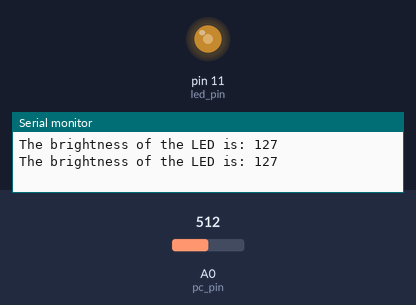
The sketch below on a simulated Arduino Uno, built with avr-gcc and run on an emulated ATmega328P. On the bench: output pins drawn as LEDs (lit = HIGH), the last lines printed to the serial monitor. Inputs (shaded band) come from the test bench; at power-on: A0 (pc_pin) = 512.

Above: at 1.8 s.
1.9 s: A0 (pc_pin) set to 716
At 3.2 s:
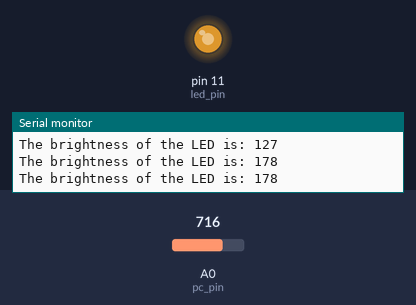
3.5 s: A0 (pc_pin) set to 900
At 4.9 s:
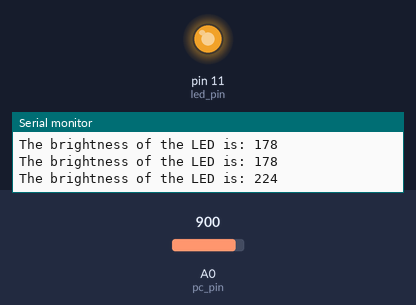
5.5 s: A0 (pc_pin) set to 122
At 6.5 s:
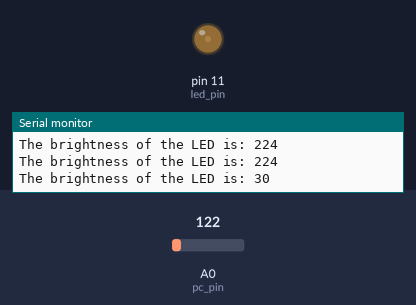
7.5 s: A0 (pc_pin) set to 0
At 9.2 s:
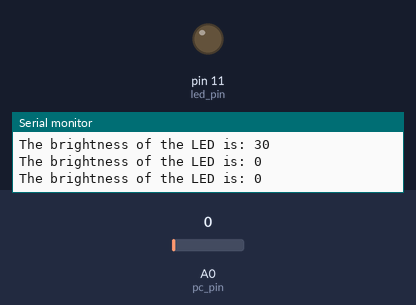
9.5 s: A0 (pc_pin) set to 511
At 10.8 s:
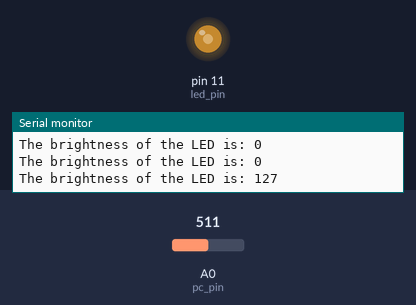
Timing chart, 0 to 12.5 s (numbered marks = the images above; inputs shaded):
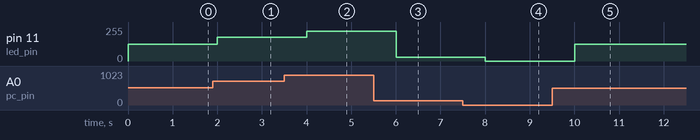

The sketch:

sketch_part1.ino
```cpp
int pc_pin = 0; //a0
int led_pin = 11; //pd11, pwm
int pc_reading;
int led_brightness;

void setup() {
  // enable printing to serial monitor
  Serial.begin(9600);
}

void loop() {
  // read in value from photocell
  /*  TO IMPLEMENT analogRead(), we need to set tell the ADC to read the voltage from our analogy pin,
      and get back the 10 bits that it sets after doing the analog to digital conversion. The details
      of the code look like this:

      REF: https://microelex.blogspot.com/p/1.html
      REF: https://www.instructables.com/Introduction-to-ADC-in-AVR-Microcontroller-for-Beg/
      REF: https://www.gammon.com.au/adc

      setup() {
        ADCSRA = bit(7); // turn ADC on
        ADCSRA != bit (0) | bit(1) | bit(2); //set prescalar to 128
        ADMUX = bit(1) | (pc_pin & 0x07); //set the reference voltage and set the multiplexer pin
        bool busy;
      }

      loop() {
        if (!busy) {
          bitSet (ADCSRA, 6);//sample the voltage
          busy = true;
        }

        if (ADCSRA & bit(6) == bit(6)) {
          int value = ADC; //read result from ADCL and ADCH
          busy = false;
          //do something with value here.
        }
      }
  */
  pc_reading = analogRead(pc_pin);
  // map to 0-255 range
  led_brightness = map(pc_reading, 0, 1023, 0, 255);
  // print the current value
  Serial.print("The brightness of the LED is: ");
  Serial.println(led_brightness);
  // set the brightness of the RGB LED, only using blue channel
  analogWrite(led_pin, led_brightness);
  // wait 1 second
  delay(1000);
}
```

Measured:
- after the input at 1.9 s, pin 11 (led_pin): 127/255 → 178/255 after 0.10 s
- after the input at 3.5 s, pin 11 (led_pin): 178/255 → 224/255 after 0.50 s
- after the input at 5.5 s, pin 11 (led_pin): 224/255 → 30/255 after 0.50 s
- after the input at 7.5 s, pin 11 (led_pin): 30/255 → 0/255 after 0.51 s
- after the input at 9.5 s, pin 11 (led_pin): 0/255 → 127/255 after 0.51 s
